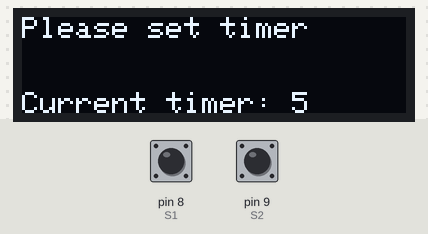
Bench run of a sketch on a simulated Arduino Uno, built with avr-gcc and run on an emulated ATmega328P. On the bench: 128×32 one-colour display. The inputs (shaded band) are chosen by the test bench; at power-on: pin 8 (S1) HIGH, pin 9 (S2) HIGH. The display library's start-up logo is not drawn.

Above: at 3.2 s.
3.3 s: pin 8 (S1) pulled LOW for 0.15 s
At 8.7 s:
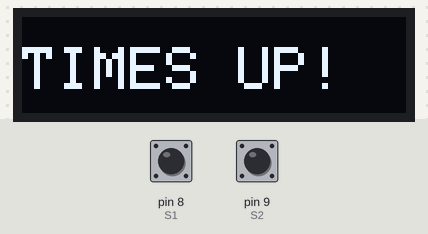
9.4 s: pin 9 (S2) pulled LOW for 3.2 s
At 13.3 s:
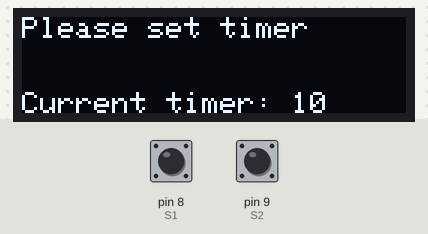
14.1 s: pin 8 (S1) pulled LOW for 1 s
At 14.9 s:
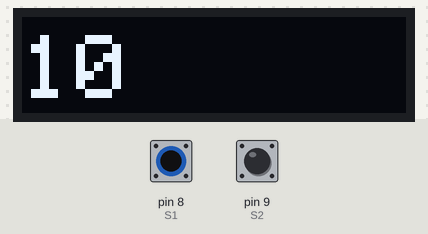
Timing chart, 0 to 17.1 s (numbered marks = the images above; inputs shaded):
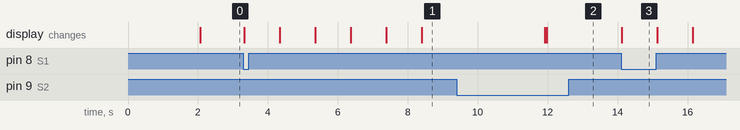

Measured:
- after the input at 3.3 s, the display: first changes at once (image 1 shows a later state)
- after the input at 9.4 s, the display: first differs from a run without the input after 2.6 s (image 2)
- after the input at 14.1 s, the display: changes at once (image 3)

The sketch:

oleddisplay.ino
```cpp
#include <Wire.h>
#include <Adafruit_GFX.h>
#include <Adafruit_SSD1306.h>

#define SCREEN_WIDTH 128 // OLED display width, in pixels
#define SCREEN_HEIGHT 32 // OLED display height, in pixels

#define S1 8
#define S2 9

// Declaration for an SSD1306 display connected to I2C (SDA, SCL pins)
#define OLED_RESET     -1 // Reset pin # (or -1 if sharing Arduino reset pin)
#define SCREEN_ADDRESS 0x3C
Adafruit_SSD1306 display(SCREEN_WIDTH, SCREEN_HEIGHT, &Wire, OLED_RESET);

void setup()
{
  Serial.begin(9600);

  pinMode(S1, INPUT_PULLUP);
  pinMode(S2, INPUT_PULLUP);

  display.begin(SSD1306_SWITCHCAPVCC, SCREEN_ADDRESS);
  display.display();
  delay(2000);
  display.setTextColor(SSD1306_WHITE);
}

bool started = false;
bool S2Pressed = false;
int timestep = 5;
int timer = timestep;

void loop()
{

    display.clearDisplay();
    display.setTextSize(1);

    display.setCursor(0, 0);
    display.print("Please set timer");

    display.setCursor(0, 25);
    display.print("Current timer: ");
    display.print(timer);

    display.display();

    if (digitalRead(S1) == LOW)
    {
      started = true;
    }

    if (digitalRead(S2) == LOW && S2Pressed == false)
    {
      timer += timestep;
      S2Pressed = true;
      delay(50);
    }

    if (digitalRead(S2) == HIGH && S2Pressed == true)
    {
      S2Pressed = false;
    }

  	while (started == true)
    {
      display.clearDisplay();
      display.setTextSize(3);
      display.setCursor(0, 6);
      display.print(timer);
      display.display();
      timer--;
      delay(1000);
      if (timer == 0)
      {
        display.clearDisplay();
        display.setCursor(0, 10);
        display.setTextSize(2);
        display.print("TIMES UP!");
        display.display();
        delay(3500);
        timer = timestep;
        break;
      }
    }
    started = false;
}
```
